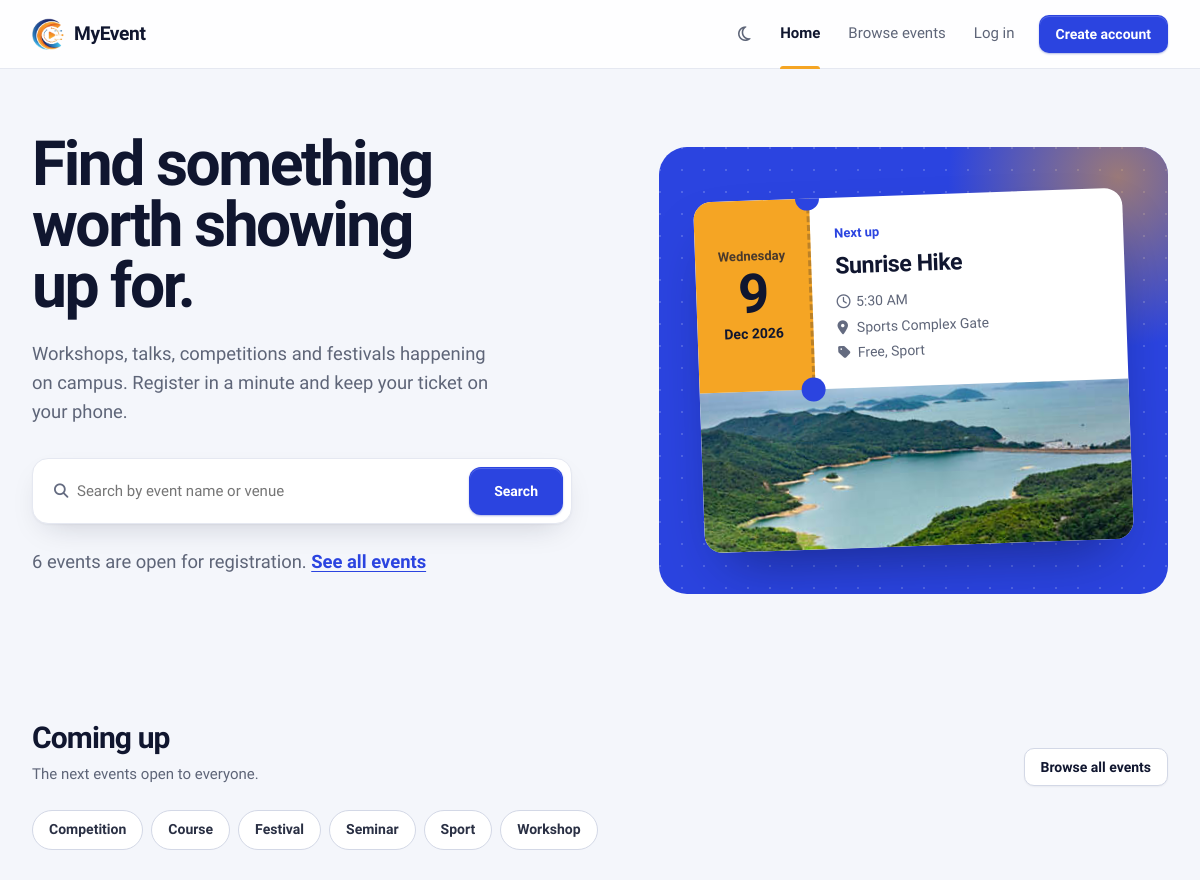
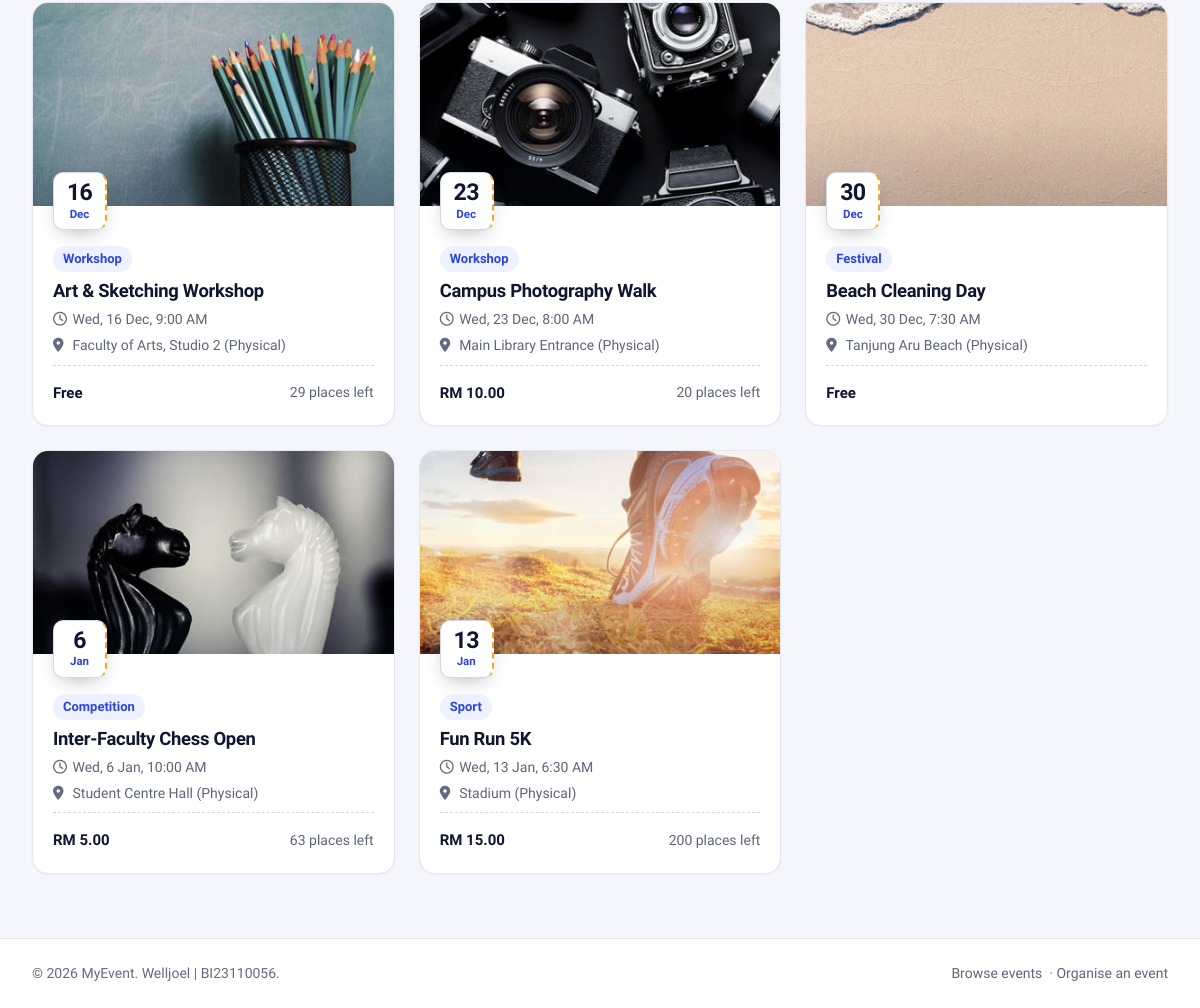
The page / on the database its author committed (2 pictures, top to bottom).
### tables this page shows
CREATE TABLE IF NOT EXISTS `events` (
  `event_id` int(11) NOT NULL AUTO_INCREMENT,
  `event_name` varchar(255) NOT NULL,
  `description` text DEFAULT NULL,
  `contact_no` varchar(20) DEFAULT NULL,
  `category_id` int(10) unsigned DEFAULT NULL,
  `venue` varchar(255) NOT NULL,
  `event_date` date NOT NULL,
  `event_time` time NOT NULL,
  `end_time` time DEFAULT NULL,
  `mode` enum('Physical','Online','Hybrid') NOT NULL DEFAULT 'Physical',
  `remarks` text DEFAULT NULL,
  `visibility` enum('Public','Private') NOT NULL DEFAULT 'Public',
  `poster_path` varchar(255) DEFAULT NULL,
  `created_by` int(11) DEFAULT NULL,
  `created_at` timestamp NOT NULL DEFAULT current_timestamp(),
  `fee` decimal(10,2) NOT NULL DEFAULT 0.00,
  `reg_close_date` date DEFAULT NULL,
  `max_participants` int(11) NOT NULL DEFAULT 0,
  PRIMARY KEY (`event_id`),
  KEY `category_id` (`category_id`),
  KEY `fk_events_createdby` (`created_by`),
  KEY `idx_events_date` (`event_date`),
  CONSTRAINT `events_ibfk_1` FOREIGN KEY (`category_id`) REFERENCES `event_category` (`category_id`) ON DELETE SET NULL ON UPDATE CASCADE,
  CONSTRAINT `fk_events_createdby` FOREIGN KEY (`created_by`) REFERENCES `users` (`user_id`) ON DELETE SET NULL ON UPDATE CASCADE,
  CONSTRAINT `chk_events_fee` CHECK (`fee` >= 0),
  CONSTRAINT `chk_events_capacity` CHECK (`max_participants` >= 0)
);

CREATE TABLE IF NOT EXISTS `event_category` (
  `category_id` int(10) unsigned NOT NULL AUTO_INCREMENT,
  `categoryName` varchar(100) NOT NULL,
  `categoryDesc` varchar(100) NOT NULL,
  `createDate` timestamp NOT NULL DEFAULT current_timestamp(),
  PRIMARY KEY (`category_id`)
);

### include/security.php (called while the page is built, shortened)
<?php
function e($value): string
{
    return htmlspecialchars((string) ($value ?? ''), ENT_QUOTES | ENT_SUBSTITUTE, 'UTF-8');
}
function is_logged_in(): bool
{
    return !empty($_SESSION['loggedin']) && isset($_SESSION['user_id']);
}

### index.php (the view, shortened to what this page needs)
<?php
require_once __DIR__ . '/config.php';
$card_cols = "e.event_id, e.event_name, e.event_date, e.event_time, e.venue, e.mode, e.fee, e.poster_path,
              e.max_participants, e.reg_close_date, c.categoryName,
              (SELECT COUNT(*) FROM registrations r WHERE r.event_id = e.event_id AND r.approval_status <> 'Rejected') AS taken";
$upcoming = db_all($conn,
    "SELECT $card_cols FROM events e LEFT JOIN event_category c ON c.category_id = e.category_id
     WHERE e.visibility = 'Public' AND e.event_date >= CURDATE()
     ORDER BY e.event_date ASC, e.event_time ASC LIMIT 7");
$next = array_shift($upcoming);
$open_count = (int) db_value($conn, "SELECT COUNT(*) FROM events WHERE visibility = 'Public' AND COALESCE(reg_close_date, event_date) >= CURDATE()");
$categories = db_all($conn, 'SELECT category_id, categoryName FROM event_category ORDER BY categoryName');
$nav_current = 'home';
include ROOT_PATH . '/include/layout/public_start.php';
?>
<section class="hero">
    <div class="hero-inner">
        <div>
            <h1>Find something worth showing up for.</h1>
            <p>Workshops, talks, competitions and festivals happening on campus. Register in a minute and keep your ticket on your phone.</p>
            <form class="hero-search" action="browse_events.php" method="GET" role="search">
                <label class="search-box">
                    <i class="fa-solid fa-magnifying-glass" aria-hidden="true"></i>
                    <input class="input" type="search" name="q" placeholder="Search by event name or venue">
                </label>
                <button class="btn btn-primary" type="submit">Search</button>
            </form>
            <p class="hero-meta"><?= $open_count ?> <?= $open_count === 1 ? 'event is' : 'events are' ?> open for registration. <a href="browse_events.php">See all events</a></p>
        </div>
        <?php if ($next): $ts = strtotime($next['event_date']); ?>
          <div class="hero-board">
            <a class="ticket" href="event_detail.php?id=<?= (int) $next['event_id'] ?>" aria-label="Next up: <?= e($next['event_name']) ?>">
                <div class="ticket-stub" aria-hidden="true">
                    <span class="ticket-weekday"><?= date('l', $ts) ?></span>
                    <span class="ticket-day"><?= date('j', $ts) ?></span>
                    <span class="ticket-month"><?= date('M Y', $ts) ?></span>
                </div>
                <div class="ticket-body">
                    <span class="ticket-label">Next up</span>
                    <h2 class="ticket-title"><?= e($next['event_name']) ?></h2>
                    <ul class="ticket-facts">
                        <li><i class="fa-regular fa-clock" aria-hidden="true"></i> <?= e(date('g:i A', strtotime($next['event_time']))) ?></li>
                        <li><i class="fa-solid fa-location-dot" aria-hidden="true"></i> <?= e($next['venue']) ?></li>
                        <li><i class="fa-solid fa-tag" aria-hidden="true"></i> <?= e(format_fee($next['fee'])) ?>, <?= e($next['categoryName'] ?? 'General') ?></li>
                    </ul>
                </div>
                <img class="ticket-poster" src="<?= e(poster_url($next['poster_path'])) ?>" alt="">
            </a>
          </div>
        <?php endif; ?>
    </div>
</section>
<section class="section">
    <div class="section-head">
        <div>
            <h2>Coming up</h2>
            <p>The next events open to everyone.</p>
        </div>
        <a class="btn btn-secondary" href="browse_events.php">Browse all events</a>
    </div>
    <nav class="chips" aria-label="Categories">
        <?php foreach ($categories as $c): ?>
            <a class="chip" href="browse_events.php?category=<?= (int) $c['category_id'] ?>"><?= e($c['categoryName']) ?></a>
        <?php endforeach; ?>
    </nav>
    <?php if ($upcoming): ?>
        <div class="event-grid">
            <?php foreach ($upcoming as $ev) { include ROOT_PATH . '/include/partials/event_card.php'; } ?>
        </div>
    <?php endif; ?>
</section>
<?php include ROOT_PATH . '/include/layout/public_end.php'; ?>

### include/layout/public_start.php (shortened to what this page needs)
<?php
$nav_current = $nav_current ?? '';
$u = BASE_URL;
$__unread = 0;
$__me = null;
$__cur = static fn(string $key) => $nav_current === $key ? ' aria-current="page"' : '';
?>
<!DOCTYPE html>
<html lang="en">
<head>
    <link rel="stylesheet" href="https://cdnjs.cloudflare.com/ajax/libs/font-awesome/6.5.0/css/all.min.css">
    <link rel="stylesheet" href="<?= e($u) ?>assets/css/app.css?v=10">
    <link rel="stylesheet" href="<?= e($u) ?>assets/css/public.css?v=10">
</head>
<body class="app public">
<header class="site-nav">
    <div class="site-nav-inner">
        <a class="site-brand" href="<?= e($u) ?>index.php"><img src="<?= e($u) ?>assets/img/logo.png" alt=""><?= e(APP_NAME) ?></a>
        <nav class="site-links" id="site-links" aria-label="Main">
            <button type="button" class="icon-btn theme-toggle site-theme-toggle" data-theme-toggle aria-label="Switch to dark theme" title="Switch theme">
                <i class="fa-regular fa-moon" aria-hidden="true"></i><i class="fa-regular fa-sun" aria-hidden="true"></i>
            </button>
            <a class="site-link" href="<?= e($u) ?>index.php"<?= $__cur('home') ?>>Home</a>
            <a class="site-link" href="<?= e($u) ?>browse_events.php"<?= $__cur('browse') ?>>Browse events</a>
            <?php if ($__me): ?>
                <a class="site-link" href="<?= e($u) ?>users/my_registrations.php">My registrations</a>
                <a class="icon-btn" href="<?= e($u) ?>users/notifications.php" aria-label="Notifications<?= $__unread ? ' (' . $__unread . ' unread)' : '' ?>">
                    <i class="fa-regular fa-bell"></i>
                    <?php if ($__unread): ?><span class="dot"><?= $__unread > 9 ? '9+' : $__unread ?></span><?php endif; ?>
                </a>
                <a class="btn btn-primary" href="<?= e($u) ?><?= is_admin() ? 'admin/index.php' : 'users/dashboard.php' ?>">Dashboard</a>
            <?php else: ?>
                <a class="site-link" href="<?= e($u) ?>auth/login.php"<?= $__cur('login') ?>>Log in</a>
                <a class="btn btn-primary" href="<?= e($u) ?>auth/register.php">Create account</a>
            <?php endif; ?>
        </nav>
    </div>
</header>
<main id="main">

### include/partials/event_card.php (shortened to what this page needs)
<?php
$__full   = (int) $ev['max_participants'] > 0 && (int) $ev['taken'] >= (int) $ev['max_participants'];
?>
<article class="event-card">
    <div class="event-card-media">
        <img src="<?= e(poster_url($ev['poster_path'])) ?>" alt="" loading="lazy">
        <?= datestub($ev['event_date']) ?>
    </div>
    <div class="event-card-body">
        <span class="badge badge-brand no-dot badge-start"><?= e($ev['categoryName'] ?? 'General') ?></span>
        <h3 class="event-card-title"><a href="<?= e(BASE_URL) ?>event_detail.php?id=<?= (int) $ev['event_id'] ?>"><?= e($ev['event_name']) ?></a></h3>
        <div class="event-card-meta">
            <span><i class="fa-regular fa-clock" aria-hidden="true"></i> <?= e(date('D, j M', strtotime($ev['event_date']))) ?>, <?= e(date('g:i A', strtotime($ev['event_time']))) ?></span>
            <span><i class="fa-solid fa-location-dot" aria-hidden="true"></i> <?= e($ev['venue']) ?> (<?= e($ev['mode']) ?>)</span>
        </div>
        <div class="event-card-foot">
            <span class="event-card-fee"><?= e(format_fee($ev['fee'])) ?></span>
            <?php if ((int) $ev['max_participants'] > 0 && !$__full): ?>
                <span class="cell-muted"><?= (int) $ev['max_participants'] - (int) $ev['taken'] ?> places left</span>
            <?php endif; ?>
        </div>
    </div>
</article>

### include/helpers.php (shortened to what this page needs)
<?php
function poster_url(?string $file): string
{
    if ($file && basename($file) === $file) {
        foreach ([POSTER_DIR, 'assets/img'] as $dir) {
            if (is_file(ROOT_PATH . '/' . $dir . '/' . $file)) {
                return BASE_URL . $dir . '/' . rawurlencode($file);
            }
        }
    }
    return BASE_URL . 'assets/img/event-placeholder.svg';
}
function format_fee($fee): string
{
    $amount = (float) $fee;
    return $amount > 0 ? 'RM ' . number_format($amount, 2) : 'Free';
}
function datestub(?string $date): string
{
    if (!$date || !($ts = strtotime($date))) {
        return '<span class="datestub is-past" aria-label="No date"><b>–</b><span>TBA</span></span>';
    }
    $past = date('Y-m-d', $ts) < date('Y-m-d') ? ' is-past' : '';
    return '<span class="datestub' . $past . '" aria-label="' . e(date('j F Y', $ts)) . '"><b>'
        . date('j', $ts) . '</b><span>' . date('M', $ts) . '</span></span>';
}
function db_all(mysqli $conn, string $sql, string $types = '', array $params = []): array
{
    $stmt = $conn->prepare($sql);
    $stmt->execute();
    $rows = $stmt->get_result()->fetch_all(MYSQLI_ASSOC);
    return $rows;
}
function db_value(mysqli $conn, string $sql, string $types = '', array $params = [])
{
    $stmt = $conn->prepare($sql);
    $stmt->execute();
    $row = $stmt->get_result()->fetch_row();
    return $row[0] ?? null;
}

### include/layout/public_end.php (shortened to what this page needs)
</main>
<footer class="site-footer">
    <div class="site-footer-inner">
        <span>&copy; <?= date('Y') ?> <?= e(APP_NAME) ?>. Welljoel | BI23110056.</span>
        <span>
            <a href="<?= e(BASE_URL) ?>browse_events.php">Browse events</a>
            <?php if (!is_logged_in()): ?>&nbsp;&middot;&nbsp;<a href="<?= e(BASE_URL) ?>auth/register.php">Organise an event</a><?php endif; ?>
        </span>
    </div>
</footer>
</body>
</html>

### rows shown on the page
events: event_date "Wednesday", event_date "9", event_date "Dec 2026", event_name "Sunrise Hike", event_time "5:30 AM", venue "Sports Complex Gate", fee "Free", poster_path (picture)
event_category: categoryName "Sport"
event_category: categoryName "Competition"
event_category: categoryName "Course"
event_category: categoryName "Festival"
event_category: categoryName "Seminar"
event_category: categoryName "Workshop"
events: poster_path (picture), event_date "16", event_date "Dec", category.categoryName "Workshop", event_name "Art & Sketching Workshop", event_date "Wed, 16 Dec", event_time "9:00 AM", venue "Faculty of Arts, Studio 2", mode "Physical", fee "Free", taken "29"
events: poster_path (picture), event_date "23", event_date "Dec", category.categoryName "Workshop", event_name "Campus Photography Walk", event_date "Wed, 23 Dec", event_time "8:00 AM", venue "Main Library Entrance", mode "Physical", fee "RM 10.00", (int)$ev['max_participants']-(int)$ev['taken'] "20"
events: poster_path (picture), event_date "30", event_date "Dec", category.categoryName "Festival", event_name "Beach Cleaning Day", event_date "Wed, 30 Dec", event_time "7:30 AM", venue "Tanjung Aru Beach", mode "Physical", fee "Free"
events: poster_path (picture), event_date "6", event_date "Jan", category.categoryName "Competition", event_name "Inter-Faculty Chess Open", event_date "Wed, 6 Jan", event_time "10:00 AM", venue "Student Centre Hall", mode "Physical", fee "RM 5.00", taken "63"
events: poster_path (picture), event_date "13", event_date "Jan", category.categoryName "Sport", event_name "Fun Run 5K", event_date "Wed, 13 Jan", event_time "6:30 AM", venue "Stadium", mode "Physical", fee "RM 15.00", (int)$ev['max_participants']-(int)$ev['taken'] "200"

### other values the page prints
APP_NAME "MyEvent"
$open_count "6"
